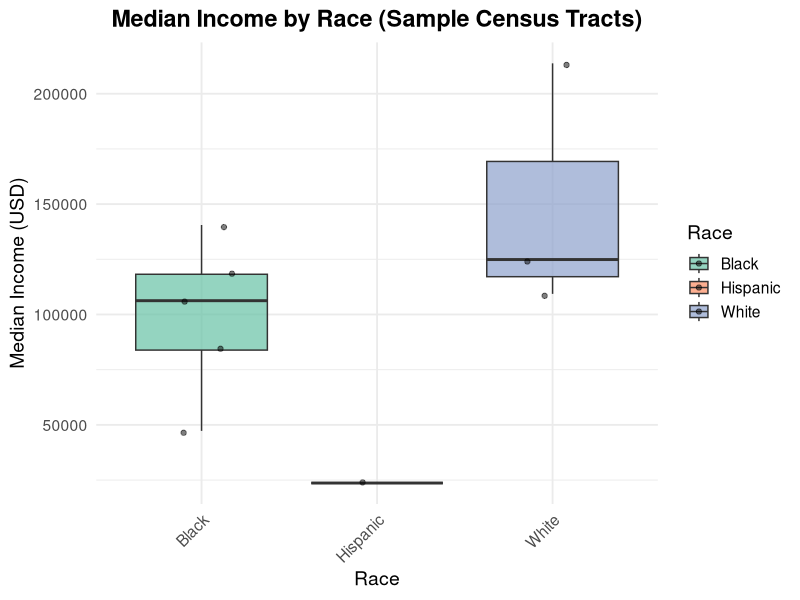

Here is the R script that generated this plot:
## ---- chunk 1
#| echo: false
#| message: false
library(tidyverse)
## ---- chunk 2
# Load libraries

# Your data (first 10 rows shown as example)
df <- tibble::tibble(
  tract = c(
    "Census Tract 1.01; Queens County; New York",
    "Census Tract 1.02; Queens County; New York",
    "Census Tract 1.04; Queens County; New York",
    "Census Tract 10.01; New York County; New York",
    "Census Tract 10.02; New York County; New York",
    "Census Tract 1004; Kings County; New York",
    "Census Tract 1006; Kings County; New York",
    "Census Tract 1008.01; Queens County; New York",
    "Census Tract 1008.03; Queens County; New York",
    "Census Tract 1008.04; Queens County; New York"
  ),
  race = c("White", "White", "Black", "White", "Hispanic", "Black", "Black", "Black", "Black", "Black"),
  med_income = c(124885, 213750, NA, 109352, 23658, 83872, 106250, 140521, 47271, 118220)
)

# Remove missing median income values
df_clean <- df %>%
  filter(!is.na(med_income))

# Plot
ggplot(df_clean, aes(x = race, y = med_income, fill = race)) +
  geom_boxplot(alpha = 0.7, outlier.shape = NA) +
  geom_jitter(width = 0.2, alpha = 0.5, color = "black") +
  scale_fill_brewer(palette = "Set2") +
  labs(
    title = "Median Income by Race (Sample Census Tracts)",
    x = "Race",
    y = "Median Income (USD)",
    fill = "Race"
  ) +
  theme_minimal(base_size = 14) +
  theme(
    plot.title = element_text(face = "bold", hjust = 0.5),
    axis.text.x = element_text(angle = 45, hjust = 1)
  )

